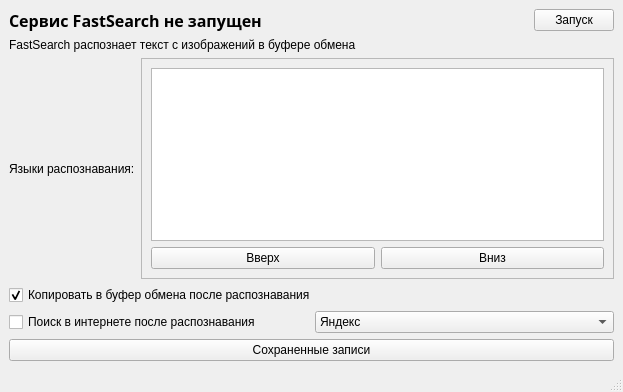
<?xml version="1.0" encoding="UTF-8"?>
<ui version="4.0">
 <class>FSWindow</class>
 <widget class="QMainWindow" name="FSWindow">
  <property name="geometry">
   <rect>
    <x>0</x>
    <y>0</y>
    <width>623</width>
    <height>392</height>
   </rect>
  </property>
  <property name="windowTitle">
   <string>FastSearch GUI</string>
  </property>
  <widget class="QWidget" name="centralwidget">
   <layout class="QVBoxLayout" name="verticalLayout">
    <item>
     <layout class="QHBoxLayout" name="horizontalLayout">
      <item>
       <widget class="QLabel" name="label">
        <property name="font">
         <font>
          <family>Arial Black</family>
          <pointsize>12</pointsize>
          <weight>75</weight>
          <bold>true</bold>
         </font>
        </property>
        <property name="text">
         <string>Сервис FastSearch не запущен</string>
        </property>
        <property name="textFormat">
         <enum>Qt::RichText</enum>
        </property>
       </widget>
      </item>
      <item>
       <spacer name="horizontalSpacer">
        <property name="orientation">
         <enum>Qt::Horizontal</enum>
        </property>
        <property name="sizeHint" stdset="0">
         <size>
          <width>40</width>
          <height>20</height>
         </size>
        </property>
       </spacer>
      </item>
      <item>
       <widget class="QPushButton" name="startServiceBtn">
        <property name="text">
         <string>Запуск</string>
        </property>
       </widget>
      </item>
     </layout>
    </item>
    <item>
     <widget class="QLabel" name="label_3">
      <property name="text">
       <string>FastSearch распознает текст с изображений в буфере обмена</string>
      </property>
     </widget>
    </item>
    <item>
     <layout class="QHBoxLayout" name="horizontalLayout_2">
      <item>
       <widget class="QLabel" name="label_2">
        <property name="text">
         <string>Языки распознавания:</string>
        </property>
       </widget>
      </item>
      <item>
       <layout class="QVBoxLayout" name="verticalLayout_2">
        <item>
         <widget class="QScrollArea" name="scrollArea">
          <property name="baseSize">
           <size>
            <width>0</width>
            <height>0</height>
           </size>
          </property>
          <property name="widgetResizable">
           <bool>true</bool>
          </property>
          <widget class="QWidget" name="scrollAreaWidgetContents">
           <property name="geometry">
            <rect>
             <x>0</x>
             <y>0</y>
             <width>420</width>
             <height>169</height>
            </rect>
           </property>
           <layout class="QVBoxLayout" name="verticalLayout_3">
            <item>
             <widget class="QListWidget" name="langs"/>
            </item>
            <item>
             <layout class="QHBoxLayout" name="horizontalLayout_5">
              <item>
               <widget class="QPushButton" name="upLang">
                <property name="text">
                 <string>Вверх</string>
                </property>
               </widget>
              </item>
              <item>
               <widget class="QPushButton" name="downLang">
                <property name="enabled">
                 <bool>true</bool>
                </property>
                <property name="text">
                 <string>Вниз</string>
                </property>
               </widget>
              </item>
             </layout>
            </item>
           </layout>
          </widget>
         </widget>
        </item>
       </layout>
      </item>
     </layout>
    </item>
    <item>
     <layout class="QHBoxLayout" name="horizontalLayout_4">
      <item>
       <widget class="QCheckBox" name="copyToClipboard">
        <property name="text">
         <string>Копировать в буфер обмена после распознавания</string>
        </property>
        <property name="checked">
         <bool>true</bool>
        </property>
       </widget>
      </item>
     </layout>
    </item>
    <item>
     <layout class="QHBoxLayout" name="horizontalLayout_3">
      <item>
       <widget class="QCheckBox" name="searchInWeb">
        <property name="text">
         <string>Поиск в интернете после распознавания</string>
        </property>
       </widget>
      </item>
      <item>
       <widget class="QComboBox" name="searchEngine">
        <item>
         <property name="text">
          <string>Яндекс</string>
         </property>
        </item>
        <item>
         <property name="text">
          <string>Google</string>
         </property>
        </item>
       </widget>
      </item>
     </layout>
    </item>
    <item>
     <widget class="QPushButton" name="savedRecordsBtn">
      <property name="text">
       <string>Сохраненные записи</string>
      </property>
     </widget>
    </item>
   </layout>
  </widget>
  <widget class="QStatusBar" name="statusbar"/>
 </widget>
 <resources/>
 <connections/>
</ui>
